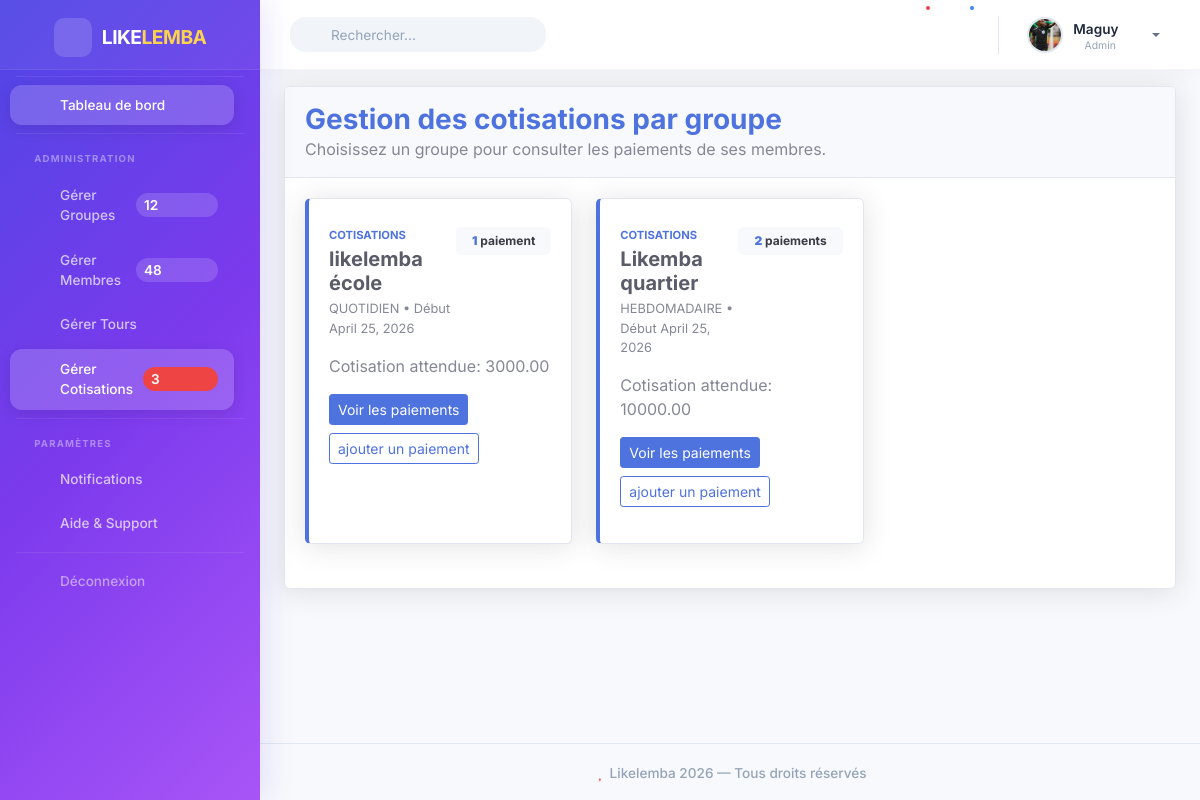
The app's page /paiements/ (signed in) with its own data.
### authentification/models.py (models this page shows)
class Utilisateur(AbstractUser):
    telephone = models.CharField(max_length=20)
    ROLE_CHOICES = [
        ('ADMIN', 'Admin'),
        ('MEMBRE', 'Membre')
    ]
    role = models.CharField(max_length=10, choices=ROLE_CHOICES)
    photo = models.ImageField(upload_to='profiles/', null=True, blank=True)
    is_verified = models.BooleanField(default=False)

### likelemba_app/models.py (models this page shows, shortened)
class Groupe(models.Model):
    FREQUENCE_CHOICES = [
        ('QUOTIDIEN', 'Quotidien'),
        ('HEBDOMADAIRE', 'Hebdomadaire'),
        ('MENSUEL', 'Mensuel'),
        ('ANNUEL', 'Annuel')
    ]
    STATUT_CHOICES = [
        ('ACTIF', 'Actif'),
        ('TERMINE', 'Terminé')
    ]
    nom = models.CharField(max_length=100)
    montant_cotisation = models.DecimalField(
        max_digits=10,
        decimal_places=2
    )
    frequence = models.CharField(max_length=20, choices=FREQUENCE_CHOICES)
    date_debut = models.DateField()
    statut = models.CharField(max_length=20, choices = STATUT_CHOICES, default='ACTIF')
    date_creation = models.DateTimeField(auto_now_add=True, null=True)
    admin = models.ForeignKey(
        Utilisateur,
        on_delete=models.CASCADE
    )

### likelemba_app/views.py (the view)
# urls.py: path('paiements/', liste_paiements_groupes_view, name='liste_groupes_paiements'),
@login_required(login_url="login")
def liste_paiements_groupes_view(request):
    if request.user.role != 'ADMIN':
        return redirect('dashboard_membre')
    groupes = Groupe.objects.filter(admin=request.user).annotate(
        total_paiements=Count('membregroupe__paiement')
    )
    return render(request, 'paiements/liste_groupes_paiements.html', {
        'groupes': groupes
    })

### likelemba/templates/paiements/liste_groupes_paiements.html (shortened to what this page needs)
{% extends 'base.html' %}
{% block content %}
<div class="card shadow mb-4">
    <div class="card-header py-3">
        <h3 class="m-0 font-weight-bold text-primary">Gestion des cotisations par groupe</h3>
        <p class="mb-0 text-muted">Choisissez un groupe pour consulter les paiements de ses membres.</p>
    </div>
    <div class="card-body">
        <div class="row">
            {% for groupe in groupes %}
                <div class="col-xl-4 col-md-6 mb-4">
                    <div class="card border-left-primary shadow h-100 py-2">
                        <div class="card-body">
                            <div class="d-flex justify-content-between align-items-start mb-3">
                                <div>
                                    <div class="text-xs font-weight-bold text-primary text-uppercase mb-1">
                                        Cotisations
                                    </div>
                                    <h5 class="mb-1 font-weight-bold text-gray-800">{{ groupe.nom }}</h5>
                                    <div class="text-muted small">{{ groupe.frequence }} • Début {{ groupe.date_debut }}</div>
                                </div>
                                <span class="badge badge-light px-3 py-2">
                                    <strong class="text-primary">{{ groupe.total_paiements }}</strong> paiement{{ groupe.total_paiements|pluralize }}
                                </span>
                            </div>
                            <div class="mb-3 text-sm text-muted">
                                Cotisation attendue: {{ groupe.montant_cotisation }}
                            </div>
                            <div class="d-flex flex-wrap">
                                <a href="{% url 'paiements_groupe' groupe.id %}" class="btn btn-primary btn-sm mr-2 mb-2">
                                    Voir les paiements
                                </a>
                                <a href="{% url 'ajouter_paiement' groupe.id %}" class="btn btn-outline-primary btn-sm mb-2">
                                    ajouter un paiement
                                </a>
                            </div>
                        </div>
                    </div>
                </div>
            {% empty %}
                <div class="col-12">
                    <div class="alert alert-light border text-center mb-0">
                        Aucun groupe trouvé pour le moment.
                    </div>
                </div>
            {% endfor %}
        </div>
    </div>
</div>
{% endblock content %}

### likelemba/templates/components/navbar.html (shortened to what this page needs)
{% load static %}
<nav class="navbar navbar-expand navbar-light bg-white topbar mb-0 static-top shadow-sm">
    <form class="d-none d-sm-inline-block form-inline mr-auto my-2 my-md-0">
        <div class="search-wrapper">
            <i class="fas fa-search search-icon"></i>
            <input type="text" class="form-control" placeholder="Rechercher...">
        </div>
    </form>
    <ul class="navbar-nav ml-auto align-items-center" style="flex-direction: row; gap: 2px;">
        <li class="nav-item">
            <a class="nav-link" href="#" role="button" style="position: relative;">
                <i class="fas fa-bell fa-fw" style="font-size: 1.1rem;"></i>
                <span class="badge-dot"></span>
            </a>
        </li>
        <li class="nav-item">
            <a class="nav-link" href="#" role="button" style="position: relative;">
                <i class="fas fa-envelope fa-fw" style="font-size: 1.1rem;"></i>
                <span class="badge-dot blue"></span>
            </a>
        </li>
        <li class="nav-item">
            <a class="nav-link dropdown-toggle user-profile" href="#" id="userDropdown" role="button" data-toggle="dropdown" aria-haspopup="true" aria-expanded="false">
                {% if request.user.photo %}
                    <img src="{{ request.user.photo.url }}" alt="Photo de profil">
                {% else %}
                    <img src="{% static 'img/undraw_profile_2.svg' %}" alt="Photo de profil">
                {% endif %}
                <div class="user-info d-none d-lg-block">
                    <span class="user-name">{{ request.user.username }}</span>
                    <span class="user-role">
                        <i class="fas fa-circle" style="color: #22c55e;"></i>
                        {{ request.user.get_role_display }}
                    </span>
                </div>
                <i class="fas fa-chevron-down chevron"></i>
            </a>
        </li>
    </ul>
</nav>

### likelemba/templates/base.html (style rules this page uses)
:root { --primary-color: #4f46e5; --primary-gradient: linear-gradient(135deg, #4f46e5 0%, #7c3aed 50%, #a855f7 100%); --sidebar-width: 260px; --header-height: 70px; --shadow-card: 0 4px 20px rgba(0, 0, 0, 0.06); --shadow-hover: 0 8px 30px rgba(0, 0, 0, 0.12); --radius-lg: 16px; --radius-md: 12px; --radius-sm: 8px; --transition-smooth: all 0.3s cubic-bezier(0.4, 0, 0.2, 1); }
* { font-family: 'Inter', -apple-system, BlinkMacSystemFont, sans-serif; }
body { background: #f8fafc; }
.navbar { height: var(--header-height) !important; padding: 0 30px !important; background: #ffffff !important; box-shadow: 0 2px 20px rgba(0, 0, 0, 0.04) !important; border-bottom: 1px solid rgba(0, 0, 0, 0.04) !important; position: sticky; top: 0; z-index: 1030; display: flex; align-items: center; justify-content: space-between; }
.navbar .form-control { border-radius: var(--radius-lg) !important; padding: 9px 18px 9px 40px !important; font-size: 0.85rem; background: #f1f5f9 !important; border: 1px solid transparent !important; transition: var(--transition-smooth); min-width: 200px; }
.navbar .form-control::placeholder { color: #94a3b8; }
.navbar .search-wrapper { position: relative; }
.navbar .search-wrapper .search-icon { position: absolute; left: 14px; top: 50%; transform: translateY(-50%); color: #94a3b8; font-size: 0.85rem; }
.navbar .nav-link { padding: 8px 10px !important; border-radius: var(--radius-md) !important; color: #64748b !important; transition: var(--transition-smooth); position: relative; }
.navbar .nav-link .badge-dot { position: absolute; top: 4px; right: 4px; width: 8px; height: 8px; background: #ef4444; border-radius: 50%; border: 2px solid #ffffff; }
.navbar .nav-link .badge-dot.blue { background: #3b82f6; }
.user-profile { display: flex !important; align-items: center !important; gap: 10px; padding: 4px 12px 4px 8px !important; border-radius: var(--radius-lg) !important; cursor: pointer; transition: var(--transition-smooth); text-decoration: none; }
.user-profile .user-name { font-weight: 600; font-size: 0.85rem; color: #1e293b; }
.user-profile .user-role { font-size: 0.65rem; color: #94a3b8; display: block; margin-top: -2px; }
.user-profile .user-role i { font-size: 0.35rem; vertical-align: middle; margin-right: 4px; }
.user-profile img { width: 36px; height: 36px; border-radius: 50%; object-fit: cover; border: 2px solid #e2e8f0; transition: var(--transition-smooth); flex-shrink: 0; }
.user-profile .chevron { font-size: 0.6rem; color: #94a3b8; transition: var(--transition-smooth); margin-left: 2px; }

### records on screen
Utilisateur: user.photo (picture), user.username "Maguy", user.role "Admin"
Groupe: nom "likelemba école", frequence "QUOTIDIEN", date_debut "April 25, 2026", total_paiements "1", montant_cotisation "3000.00"
Groupe: nom "Likemba quartier", frequence "HEBDOMADAIRE", date_debut "April 25, 2026", total_paiements "2", montant_cotisation "10000.00"
